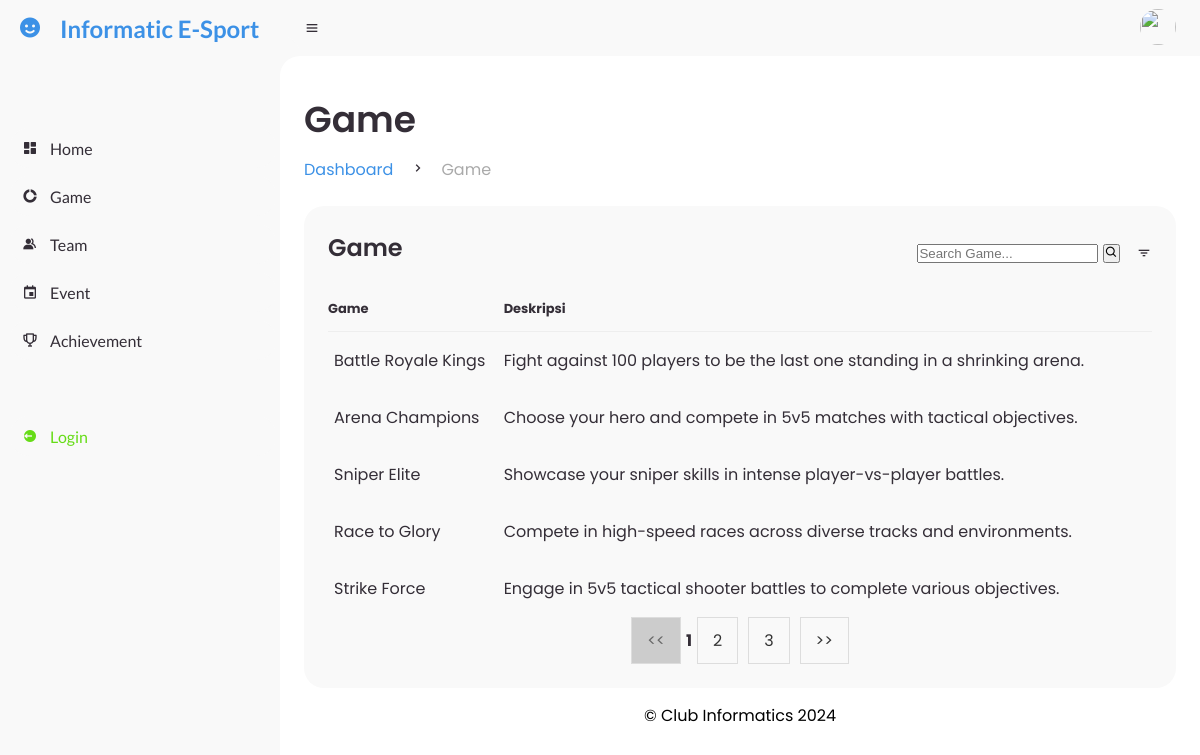
Page /nologin/game/game.php on the committed database.
### tables this page shows
CREATE TABLE `game` (
  `idgame` int(11) NOT NULL,
  `name` varchar(45) DEFAULT NULL,
  `description` varchar(200) DEFAULT NULL
);

### class/classGame.php (called while the page is built, shortened)
<?php
class Game
{
    private $gameName;
    private $description;
    public function __construct($gameId, $gameName, $description)
    {
        $this->gameName = $gameName;
        $this->description = $description;
    }
    public function getGameName()
    {
        return $this->gameName;
    }
    public function getDescription()
    {
        return $this->description;
    }
    public static function getAllGamesWithPaging($koneksi,  $page = 1, $limit = 5, $search = "")
    {
        $offset = ($page - 1) * $limit;
        $search = "%" . $search . "%";
        $stmt = $koneksi->prepare("
            SELECT idgame, name, description
            FROM game
            WHERE name LIKE ?
            LIMIT ?, ?
        ");
        $stmt->bind_param("sii", $search, $offset, $limit);
        $stmt->execute();
        $result = $stmt->get_result();
        $games = [];
        while ($row = mysqli_fetch_assoc($result)) {
            $game = new Game($row['idgame'], $row['name'], $row['description']);
            $games[] = $game;
        }
        return $games;
    }
}

### nologin/game/game.php (the view, shortened to what this page needs)
<?php
require_once('../../service/config.php');
require_once('../../class/classGame.php');
require_once('../template/header.php');
require_once('../template/sidebar.php');
require_once('../template/navbar.php');
$page = isset($_GET['page']) ? (int)$_GET['page'] : 1;
$limit = 5;
$search = isset($_GET['search']) ? $_GET['search'] : "";
$games = Game::getAllGamesWithPaging($koneksi, $page, $limit, $search);
$search_query = "%" . $search . "%";
$stmt = $koneksi->prepare("SELECT COUNT(*) AS total FROM GAME WHERE name LIKE ?");
$stmt->bind_param("s", $search_query);
$stmt->execute();
$total_games_result = $stmt->get_result();
$total_games = $total_games_result->fetch_assoc()['total'];
?>
<main>
    <div class="head-title">
        <div class="left">
            <h1>Game</h1>
            <ul class="breadcrumb">
                <li>
                    <a class="active" href="../index.php">Dashboard</a>
                </li>
                <li><i class='bx bx-chevron-right'></i></li>
                <li>
                    <a href="#">Game</a>
                </li>
            </ul>
        </div>
    </div>
    <div class="table-data">
        <div class="order">
            <div class="head">
                <h3>Game</h3>
                <form method="GET" action="">
                    <input type="text" name="search" placeholder="Search Game..."
                        value="<?= isset($_GET['search']) ? htmlspecialchars($_GET['search']) : '' ?>" />
                    <button type="submit"><i class='bx bx-search'></i></button>
                </form>
                <i class='bx bx-filter'></i>
            </div>
            <table>
                <thead>
                    <tr>
                        <th>Game</th>
                        <th>Deskripsi</th>
                    </tr>
                </thead>
                <tbody>
                    <?php
                    foreach ($games as $game) {
                        echo "<tr>";
                        echo "<td>" . htmlspecialchars($game->getGameName()) . "</td>";
                        echo "<td><p>" . htmlspecialchars($game->getDescription()) . "</p></td>";
                        echo "</tr>";
                    }
                    ?>
                </tbody>
            </table>
            <div class="pagination" style="text-align: right;">
                <?php
                if ($page > 1): ?>
                    <a href="?page=<?= $page - 1 ?>&search=<?= urlencode($search) ?>">
                        << </a>
                        <?php else: ?>
                            <a href="#" class="disabled">
                                << </a>
                                <?php endif; ?>
                                <?php
                                $max_hal = ceil($total_games / $limit);
                                $start_page = max(1, $page - 1);
                                $end_page = min($max_hal, $start_page + 2);
                                for ($hal = $start_page; $hal <= $end_page; $hal++): ?>
                                    <?php if ($hal == $page): ?>
                                        <b><?= $hal ?></b>
                                    <?php else: ?>
                                        <a href="?page=<?= $hal ?>&search=<?= urlencode($search) ?>"><?= $hal ?></a>
                                    <?php endif; ?>
                                <?php endfor; ?>
                                <?php if ($page < $max_hal): ?>
                                    <a href="?page=<?= $page + 1 ?>&search=<?= urlencode($search) ?>">>></a>
                                <?php else: ?>
                                    <a href="#" class="disabled">>></a>
                                <?php endif; ?>
            </div>
        </div>
    </div>
    <?php
    require_once('../template/footer.php');
    ?>

### style.css (style rules this page uses)
* { margin: 0; padding: 0; box-sizing: border-box; }
.pagination { display: flex; justify-content: center; align-items: center; list-style: none; padding: 0; }
.pagination a { padding: 10px 15px; margin: 0 5px; border: 1px solid #ddd; text-decoration: none; color: #333; background-color: #f9f9f9; transition: background-color 0.3s; }
.pagination a.disabled { pointer-events: none; background-color: #ccc; color: #666; }
.head h3 { margin-bottom: 10px; }
a { text-decoration: none; }
li { list-style: none; }
:root { --poppins: 'Poppins', sans-serif; --lato: 'Lato', sans-serif; --light: #F9F9F9; --blue: #3C91E6; --light-blue: #CFE8FF; --grey: #eee; --dark-grey: #AAAAAA; --dark: #342E37; --red: #DB504A; --yellow: #FFCE26; --light-yellow: #FFF2C6; --orange: #FD7238; --light-orange: #FFE0D3; --green: #66dc17; }
html { overflow-x: hidden; }
#content main { width: 100%; padding: 36px 24px; font-family: var(--poppins); max-height: calc(100vh - 56px); overflow-y: auto; }
#content main .head-title { display: flex; align-items: center; justify-content: space-between; grid-gap: 16px; flex-wrap: wrap; }
#content main .head-title .left h1 { font-size: 36px; font-weight: 600; margin-bottom: 10px; color: var(--dark); }
#content main .head-title .left .breadcrumb { display: flex; align-items: center; grid-gap: 16px; }
#content main .head-title .left .breadcrumb li { color: var(--dark); }
#content main .head-title .left .breadcrumb li a { color: var(--dark-grey); pointer-events: none; }
#content main .head-title .left .breadcrumb li a.active { color: var(--blue); pointer-events: unset; }
#content main .table-data { display: flex; flex-wrap: wrap; grid-gap: 24px; margin-top: 24px; width: 100%; color: var(--dark); }
#content main .table-data>div { border-radius: 20px; background: var(--light); padding: 24px; overflow-x: auto; }
#content main .table-data .head { display: flex; align-items: center; grid-gap: 16px; margin-bottom: 24px; }
#content main .table-data .head h3 { margin-right: auto; font-size: 24px; font-weight: 600; }
#content main .table-data .head .bx { cursor: pointer; }
#content main .table-data .order { flex-grow: 1; flex-basis: 500px; }
#content main .table-data .order table { width: 100%; border-collapse: collapse; }
#content main .table-data .order table th { padding-bottom: 12px; font-size: 13px; text-align: left; border-bottom: 1px solid var(--grey); }
#content main .table-data .order table td { padding: 16px 0; }
#content main .table-data .order table tr td:first-child { display: flex; align-items: center; grid-gap: 12px; padding-left: 6px; }
.head-title { margin-bottom: 20px; }
.head-title h1 { font-size: 28px; font-weight: 600; color: #333; }
.table-data .order table td { vertical-align: top !important; }

### rows in the picture
game: name "Battle Royale Kings", description "Fight against 100 players to be the last one standing in a shrinking arena."
game: name "Arena Champions", description "Choose your hero and compete in 5v5 matches with tactical objectives."
game: name "Sniper Elite", description "Showcase your sniper skills in intense player-vs-player battles."
game: name "Race to Glory", description "Compete in high-speed races across diverse tracks and environments."
game: name "Strike Force", description "Engage in 5v5 tactical shooter battles to complete various objectives."
